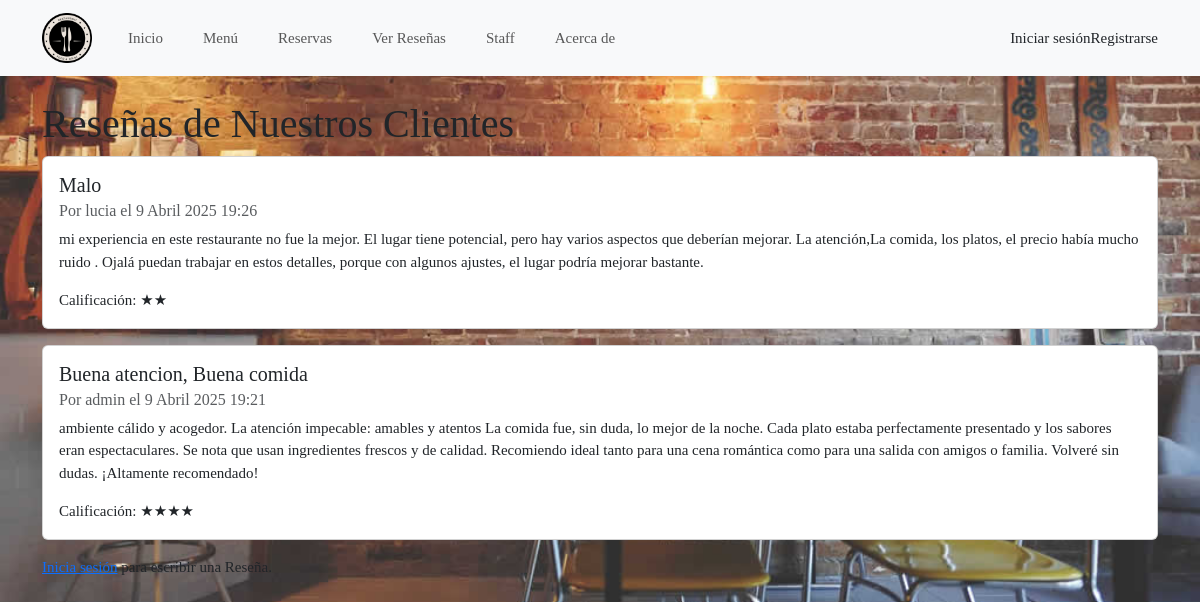
The page /Reseñas/ on the database its author committed.
### miapp/models.py (models this page shows, shortened)
class Reseña(models.Model):  # ¡Esta clase estaba dentro de Cliente!
    cliente = models.ForeignKey(User, on_delete=models.CASCADE)
    titulo = models.CharField(max_length=200)
    contenido = models.TextField()
    fecha_creacion = models.DateTimeField(auto_now_add=True)
    calificacion = models.IntegerField(choices=[(1, '1 estrella'), (2, '2 estrellas'), (3, '3 estrellas'), (4, '4 estrellas'), (5, '5 estrellas')])

### miapp/views.py (called while the page is built)
def lista_Reseñas(request):
    Reseñas = Reseña.objects.all().order_by('-fecha_creacion')
    return render(request, 'miapp/lista_Reseñas.html', {'Reseñas': Reseñas})

### miweb/templates/miapp/lista_Reseñas.html (shortened to what this page needs)
{% extends 'miapp/base.html' %}
{% load static %}
{% block contenido %}
    <h1>Reseñas de Nuestros Clientes</h1>
    {% for Reseña in Reseñas %}
        <div class="card mb-3">
            <div class="card-body">
                <h5 class="card-title">{{ Reseña.titulo }}</h5>
                <h6 class="card-subtitle mb-2 text-muted">Por {{ Reseña.cliente.username }} el {{ Reseña.fecha_creacion }}</h6>
                <p class="card-text">{{ Reseña.contenido }}</p>
                <p class="card-text">Calificación: {% for i in "x"|rjust:Reseña.calificacion %}★{% endfor %}</p>
            </div>
        </div>
    {% empty %}
        <p>Aún no hay Reseñas. ¡Sé el primero en escribir una!</p>
    {% endfor %}
    {% if user.is_authenticated %}
        <a href="{% url 'escribir_Reseña' %}" class="btn btn-primary">Escribir una Reseña</a>
    {% else %}
        <p><a href="{% url 'login' %}">Inicia sesión</a> para escribir una Reseña.</p>
    {% endif %}
{% endblock %}

### miweb/templates/miapp/base.html (shortened to what this page needs)
{% load static %}
<!DOCTYPE html>
<html lang="es">
<head>
    <link href="https://cdn.jsdelivr.net/npm/bootstrap@5.3.3/dist/css/bootstrap.min.css" rel="stylesheet">
    <link rel="stylesheet" href="{% static 'css/style.css' %}">
</head>
<body>
    <nav class="navbar navbar-expand-lg navbar-light bg-light">
        <div class="container">
            <a class="navbar-brand" href="{% url 'index' %}">
                <img src="{% static 'img/logo.png' %}" alt="Logo" style="width: 50px; height: auto;">
            </a>
            <div class="collapse navbar-collapse" id="navbarNav">
                <ul class="navbar-nav me-auto">
                    <li class="nav-item">
                        <a class="nav-link" href="{% url 'index' %}">Inicio</a>
                    </li>
                    <li class="nav-item">
                        <a class="nav-link" href="{% url 'menu' %}">Menú</a>
                    </li>
                    <li class="nav-item">
                        <a class="nav-link" href="{% url 'reservas' %}">Reservas</a>
                    </li>
                    <li class="nav-item">
                        <a class="nav-link" href="{% url 'lista_Reseñas' %}">Ver Reseñas</a>
                    </li>
                    <li class="nav-item">
                        <a class="nav-link" href="/admin/">Staff</a>
                    </li>
                    <li class="nav-item">
                        <a class="nav-link" href="{% url 'acerca_de' %}">Acerca de</a>
                    </li>
                </ul>
                <div class="d-flex align-items-center ms-auto">
                    {% if user.is_authenticated %}
                    <a href="{% url 'logout' %}" class="nav-link btn btn-secondary ml-2">Cerrar Sesión</a>
                    {% else %}
                    <a class="nav-link btn btn-outline-primary mr-2" href="{% url 'login' %}">Iniciar sesión</a>
                    <a class="nav-link btn btn-primary" href="{% url 'registrarse' %}">Registrarse</a>
                    {% endif %}
                </div>
            </div>
        </div>
    </nav>
    <div class="container mt-4">
        {% block contenido %}{% endblock %}
    </div>
</body>
</html>

### miapp/static/css/style.css (style rules this page uses)
body { font-family: 'Merienda';font-size: 15px; }
.nav-item { padding-right: 12px; padding-left: 12px; }
.card-body { -webkit-transition: all 1s ease; -moz-transition: all 1s ease; -o-transition: all 1s ease; -ms-transition: all 1s ease; transition: all 1s ease; }

### rows shown on the page
Reseña: titulo "Malo", cliente.username "lucia", fecha_creacion "9 Abril 2025 19:26", contenido "mi experiencia en este restaurante no fue la mejor. El lugar tiene potencial, pero hay varios aspectos que deberían mejorar. La atención,La comida, los platos, el precio había mucho ruido . Ojalá puedan trabajar en estos detalles, porque con algunos ajustes, el lugar podría mejorar bastante.", calificacion 2 (drawn)
Reseña: titulo "Buena atencion, Buena comida", cliente.username "admin", fecha_creacion "9 Abril 2025 19:21", contenido "ambiente cálido y acogedor. La atención impecable: amables y atentos La comida fue, sin duda, lo mejor de la noche. Cada plato estaba perfectamente presentado y los sabores eran espectaculares. Se nota que usan ingredientes frescos y de calidad. Recomiendo ideal tanto para una cena romántica como para una salida con amigos o familia. Volveré sin dudas. ¡Altamente recomendado!", calificacion 4 (drawn)
